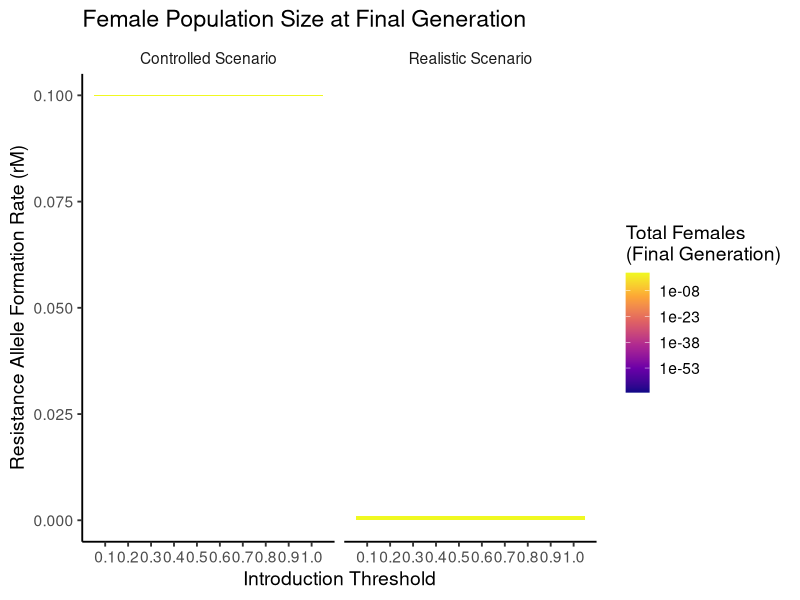
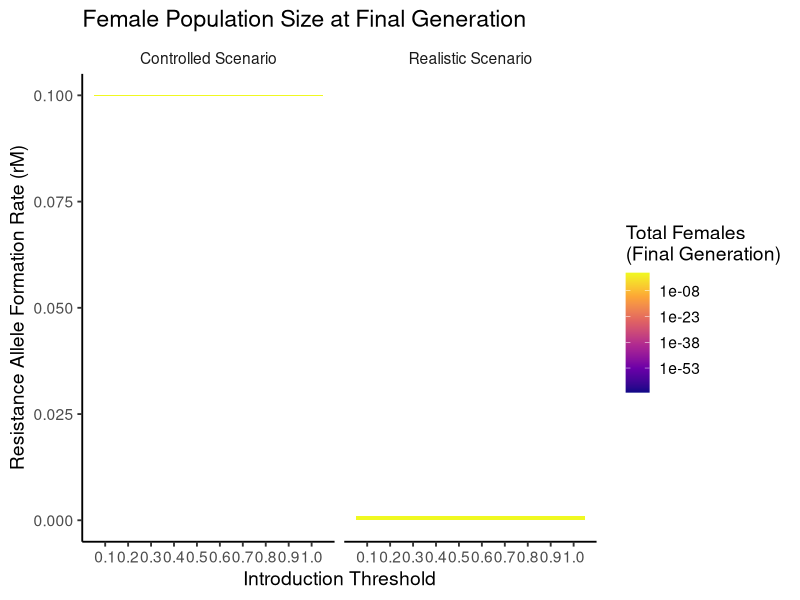

Recreate these plots in R, in order.
library(tidyverse)

# Load both datasets
actual <- read_csv("mgdrive/bisex_runs/actual_bisex_combined.csv") %>%
  mutate(simulation_type = "actual")

realistic <- read_csv("mgdrive/bisex_runs/realistic_bisex_combined.csv") %>%
  mutate(simulation_type = "realistic")

# Combine datasets
data_combined <- bind_rows(actual, realistic)

# Filter to final generation only
final_data <- data_combined %>%
  group_by(simulation_type, threshold, rM) %>%
  filter(generation == max(generation)) %>%
  ungroup()

# Convert simulation_type to nicer labels
final_data$simulation_type <- factor(final_data$simulation_type,
                                     levels = c("actual", "realistic"),
                                     labels = c("Controlled Scenario", "Realistic Scenario"))

# Create heatmap plot
heatmap_plot <- ggplot(final_data, aes(x = threshold, y = rM, fill = total_females)) +
  geom_tile() +
  facet_wrap(~ simulation_type) +
  scale_x_continuous(breaks = seq(0.1, 1.0, by = 0.1)) +
  scale_fill_viridis_c(option = "plasma", trans = "log10", name = "Total Females\n(Final Generation)") +
  labs(
    title = "Female Population Size at Final Generation",
    x = "Introduction Threshold",
    y = "Resistance Allele Formation Rate (rM)"
  ) +
  theme_classic(base_size = 14) +
  theme(strip.background = element_blank())

# Display the plot
print(heatmap_plot)

# Save the heatmap
output_dir <- "plots/bisex"
dir.create(output_dir, recursive = TRUE, showWarnings = FALSE)

ggsave(
  filename = file.path(output_dir, "bisex_heatmap.png"),
  plot = heatmap_plot,
  width = 12,
  height = 8,
  dpi = 300
)
